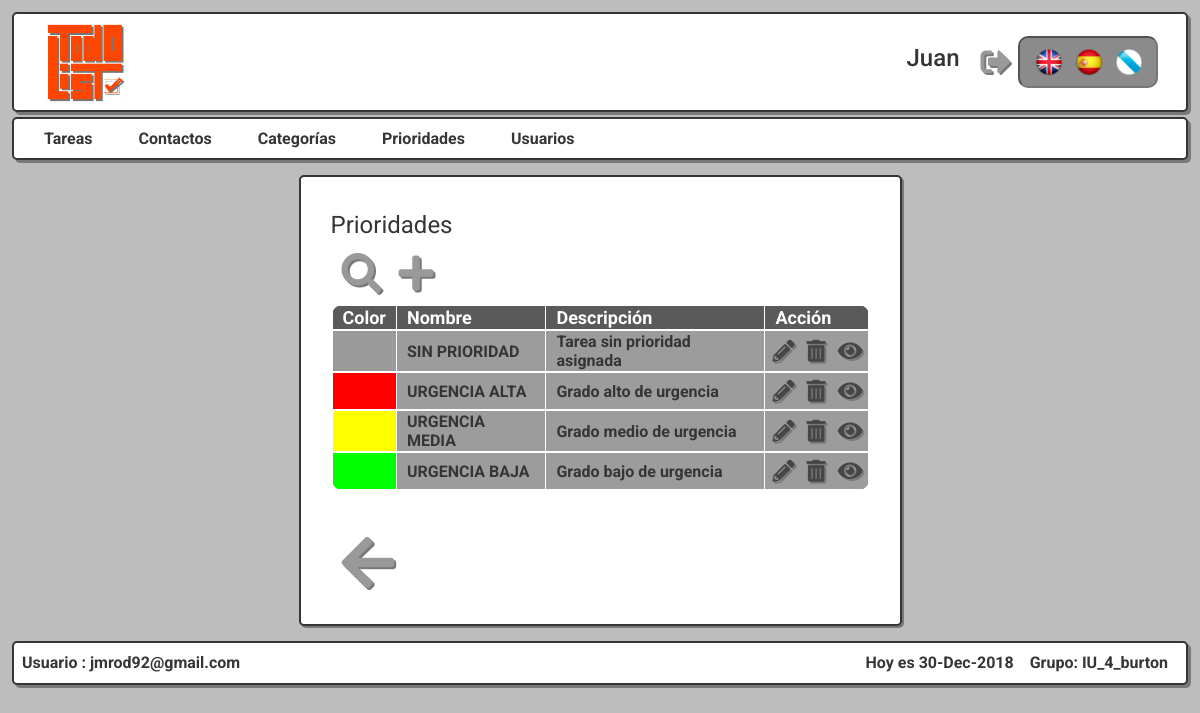
/Controllers/Prioridad_Controller.php?accion=SHOWALL (signed in), run on the app's committed database.
### tables this page shows
CREATE TABLE IF NOT EXISTS `PRIORIDAD` (
  `id_pri` MEDIUMINT NOT NULL AUTO_INCREMENT PRIMARY KEY,
  `nom_pri` varchar(20) NOT NULL ,
  `desc_pri` varchar(150) NOT NULL,
  `codcolor_pri` varchar(10) NOT NULL
);

### Models/PRIORIDAD_Model.php (called while the page is built, shortened)
<?php
class PRIORIDAD_Model {
  function __construct($id, $nombre, $color, $desc){
    include_once '../Models/Access_DB.php';
    $this->mysqli = ConnectDB();
  }
  function Showall(){
		$result = $this->mysqli->query("SELECT * FROM PRIORIDAD");
		return mysqli_fetch_all($result, MYSQLI_ASSOC);
  }
}
 ?>

### Models/Access_DB.php (called while the page is built)
<?php
function ConnectDB()
{
    $mysqli = new mysqli("localhost", 'todolistdba', 'todolistpass' , 'TODOLISTDB');
	if ($mysqli->connect_errno) {
		include './MESSAGE_View.php';
		new MESSAGE("Fallo al conectar a MySQL: (" . $mysqli->connect_errno . ") " . $mysqli->connect_error, './index.php');
		return false;
	}
	else{
		return $mysqli;
	}
}
?>

### Views/Prioridad_Views/Prioridad_SHOWALL.php (the view, shortened to what this page needs)
<?php
	class Prioridad_SHOWALL{
		function __construct($datos){
			$this->render($datos);
		}
		function render($datos){
            include '../Views/Header.php';?>
<div class="col-md-3"></div>
<div class="col-md-6 contenido articulo">
    <fieldset id="showall">
        <legend><?php echo $strings['Prioridades'];?></legend>
        <div class="container-showall-btn">
            <button class="form-btn" role="link" onclick="window.location='../Controllers/Prioridad_Controller.php?accion=SEARCH'"><i class="fas fa-search"></i>
            <button class="form-btn" role="link" onclick="window.location='../Controllers/Prioridad_Controller.php?accion=ADD'"><i class="fas fa-plus"></i>
        </div>
        <table>
        <thead>
        <tr>
                <th><?php echo $strings['Color'];?></th>
                <th><?php echo $strings['Nombre'];?></th>
                <th><?php echo $strings['Descripción'];?></th>
                <th colspan="3"><?php echo $strings['Acción'];?></th>
        </tr>
        </thead>
            <tr>
            <?php if(count($datos, COUNT_RECURSIVE)!= 4){
                    foreach($datos as $datos) :
                    ?>
                <td style="background-color:<?php echo $datos['codcolor_pri']; ?>;"></td>
                <?php if($datos['nom_pri'] == 'SIN PRIORIDAD'){?>
                    <td><?php echo $strings[$datos['nom_pri']]."\n"; ?></td>
                    <td><?php echo $strings[$datos['desc_pri']]."\n"; ?></td>
                <?php }else{?>
                    <td><?php echo $datos['nom_pri']."\n"; ?></td>
                    <td><?php echo $datos['desc_pri']."\n"; ?></td>
                <?php }?>
                <?php if($datos['nom_pri'] == 'SIN PRIORIDAD'){?>
                <td class="tb-btn disable"><button class="editbtn disable" role="link"><i class="fas fa-pencil-alt"></i></button></td>
                <td class="tb-btn disable"><button class="editbtn disable" role="link"><i class="fas fa-trash-alt"></i></button></td>
                <?php }else{?>
                <td class="tb-btn"><button class="editbtn" role="link" onclick="window.location='../Controllers/Prioridad_Controller.php?accion=EDIT&param=<?php echo $datos['id_pri']?>';"><i class="fas fa-pencil-alt"></i></button></td>
                <td class="tb-btn"><button class="editbtn" role="link" onclick="window.location='../Controllers/Prioridad_Controller.php?accion=DELETE&param=<?php echo $datos['id_pri']?>';"><i class="fas fa-trash-alt"></i></button></td>
                <?php }?>
                <td class="tb-btn"><button class="editbtn" role="link" onclick="window.location='../Controllers/Prioridad_Controller.php?accion=SHOWCURRENT&param=<?php echo $datos['id_pri']?>';"><i class="fas fa-eye"></i></button></td>
            </tr>
            <?php endforeach;};?>
            </table>
        <div class="container-btn">
            <button class="form-btn" role="link" onclick="window.location='./Index_Controller.php';"><i class="fas fa-arrow-left"></i>
        </div>
    </fieldset>
</div>
<?php
			include '../Views/Footer.php';
		}
	}
?>

### Views/css/style.css (style rules this page uses)
body { font-family: 'Roboto', sans-serif; margin: 12px; background-color: rgb(189, 189, 189); }
.contenido { margin: 15px; background-color: white; color: rgb(53, 53, 53); border: 2px solid rgb(53, 53, 53); border-radius: 5px; font-size: 18px; padding: 30px; }
.fas { margin-left: 5px; font-size: 30px; color: rgb(153, 153, 153); text-shadow: 2px 2px rgb(121, 121, 121); }
.articulo { margin-left: 0px; width:100px; box-shadow: 2px 2px rgb(121, 121, 121); }
.form-btn { border: none; background-color: rgba(0,0,0,0); }
.form-btn .fas { margin-left: 5px; font-size: 30px; color: rgb(153, 153, 153); text-shadow: 2px 2px rgb(121, 121, 121); }
table { width: 100%; margin-top: 10px; color: rgb(53, 53, 53); }
tr { border: 2px solid white; }
td { font-weight: bold; border: 1px solid white; padding-left: 10px; padding-right:10px; background-color: rgb(156, 156, 156); }
th { color: white; font-size: 18px; border: 1px solid white; padding-left: 10px; padding-right:10px; background-color: rgb(90, 90, 90); }
.tb-btn { border: none; padding:0; padding-top: 5px; padding-bottom: 5px; }
table tbody tr:last-child td:first-child { border-radius: 0 0 0 10px; }
table tbody tr:last-child td:last-child { border-radius: 0 0 10px 0; }
.editbtn { border: none; background-color: rgba(0,0,0,0); padding: 2px; padding-right: 5px; }
.editbtn .fas { font-size: 22px; color: rgb(70, 70, 70); text-shadow: 2px 2px rgb(121, 121, 121); }
.container-showall-btn .form-btn .fas { font-size: 40px; }
legend { border-bottom: 1px solid white; }
#showall .container-btn { padding-top: 20px; border-top: 1px solid white; }
#showall .container-btn .fas { font-size:60px; }
table { margin-bottom: 20px; }
table thead th:first-child { border-radius: 10px 0 0 0; }
table thead th:last-child { border-radius: 0 10px 0 0; }

### data on the page
prioridad: nom_pri "SIN PRIORIDAD", desc_pri "Tarea sin prioridad asignada"
prioridad: nom_pri "URGENCIA ALTA", desc_pri "Grado alto de urgencia"
prioridad: nom_pri "URGENCIA MEDIA", desc_pri "Grado medio de urgencia"
prioridad: nom_pri "URGENCIA BAJA", desc_pri "Grado bajo de urgencia"

### other printed values
$_SESSION['nombre'] "Juan"
$strings['Tareas'] "Tareas"
$strings['Contactos'] "Contactos"
$strings['Categorías'] "Categorías"
$strings['Prioridades'] "Prioridades"
$strings['Usuarios'] "Usuarios"
$strings['Color'] "Color"
$strings['Nombre'] "Nombre"
$strings['Descripción'] "Descripción"
$strings['Acción'] "Acción"
$strings['Usuario'] "Usuario"
$_SESSION['email'] "jmrod92@gmail.com"
$strings['Hoy es'] "Hoy es"
$strings['Grupo'] "Grupo"
